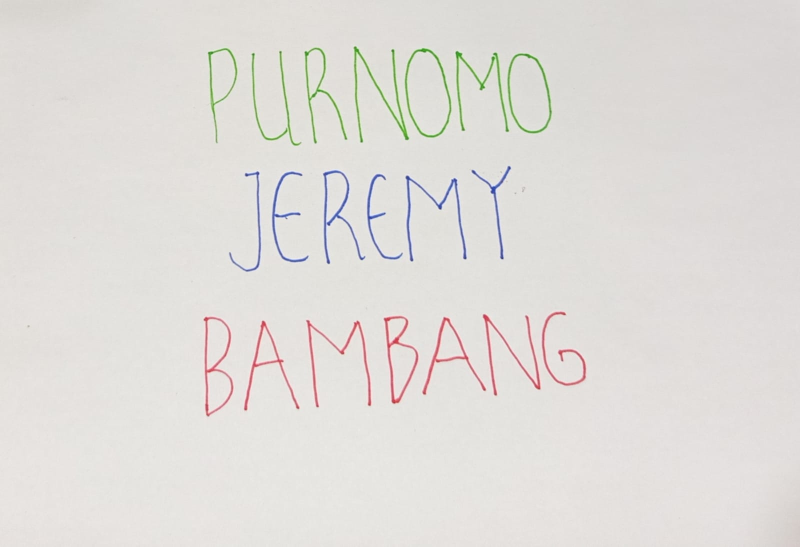
#> input picture UTS_PCD_202431026_Purnomo Jeremy Bambang_E/Nama_Lengkap.jpeg, 1600 x 1093 px (shown at 1/2 size)
$ jupyter execute 'Soal Ujian no. 1.ipynb'
#> lines starting #> are read from the running program, lines starting #| are printed output that depends on the picture; after the words box and inside, x2 and y2 are one past the last pixel; in counts of white or black regions, pixels touching at a corner belong together
[cell 1]
import cv2
import numpy as np
import matplotlib.pyplot as plt

[cell 2]
# 202431026_Purnomo Jeremy Bambang
# 1. BAGIAN A.1
# Import Library dan Membaca Citra

# Membaca citra
citra_bgr = cv2.imread('Nama_Lengkap.jpeg')
#> citra_bgr is the input picture: shape (1093, 1600, 3); mean B, G, R 217.7, 221.2, 224.2

# Konversi BGR ke RGB agar warna sesuai saat ditampilkan di matplotlib
citra_rgb = cv2.cvtColor(citra_bgr, cv2.COLOR_BGR2RGB)

# Menampilkan citra asli
plt.figure(figsize=(10, 6))
plt.imshow(citra_rgb)
plt.title('Citra Asli')
plt.axis('on')
plt.show()

# Menyimpan hasil citra asli
cv2.imwrite('1. A.1. Citra_Asli.jpeg', cv2.cvtColor(citra_rgb, cv2.COLOR_RGB2BGR))
#> Out = True

[cell 3]
# 202431026_Purnomo Jeremy Bambang
# 1. Membuat Citra Kontras

alpha = 1.5   # kontras
beta = 0      # kecerahan

citra_kontras = cv2.convertScaleAbs(citra_rgb, alpha=alpha, beta=beta)
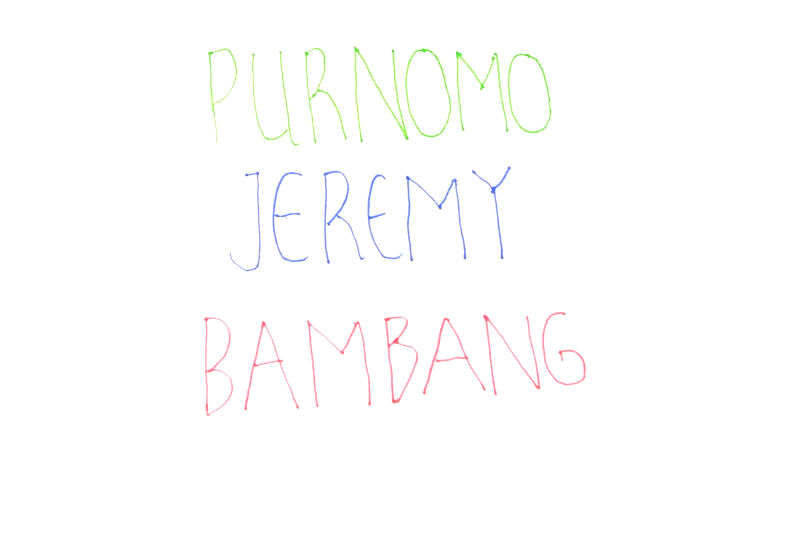
#> citra_kontras: shape (1093, 1600, 3) (shown at 1/2 size); mean R, G, B 254.1, 253.9, 253.7

plt.figure(figsize=(10, 6))
plt.imshow(citra_kontras)
plt.title('Citra Kontras')
plt.axis('on')
plt.show()

# Menyimpan hasil citra kontras
cv2.imwrite('1. A.2. Citra_Kontras.jpeg', cv2.cvtColor(citra_kontras, cv2.COLOR_RGB2BGR))
#> Out = True

[cell 4]
# 202431026_Purnomo Jeremy Bambang
# 1. BAGIAN D
# Memisahkan Kanal Warna Merah, Hijau, dan Biru

R = citra_kontras[:, :, 0]
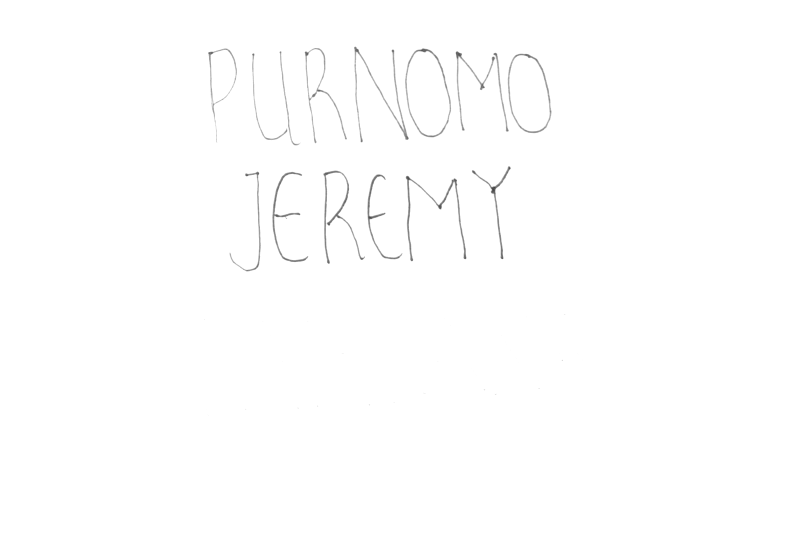
#> R: shape (1093, 1600) (shown at 1/2 size); min 60, max 255, mean 254.1
G = citra_kontras[:, :, 1]
B = citra_kontras[:, :, 2]
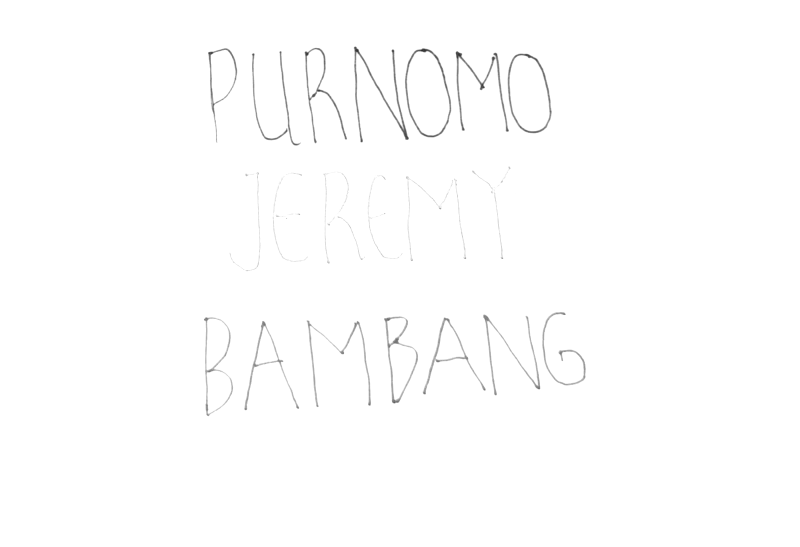
#> B: shape (1093, 1600) (shown at 1/2 size); min 40, max 255, mean 253.7

plt.figure(figsize=(12, 8))

plt.subplot(2, 2, 1)
plt.imshow(citra_kontras)
plt.title('Citra Kontras')
plt.axis('on')

plt.subplot(2, 2, 2)
plt.imshow(B, cmap='gray', vmin=0, vmax=255)
plt.title('Biru')
plt.axis('on')

plt.subplot(2, 2, 3)
plt.imshow(R, cmap='gray', vmin=0, vmax=255)
plt.title('Merah')
plt.axis('on')

plt.subplot(2, 2, 4)
plt.imshow(G, cmap='gray', vmin=0, vmax=255)
plt.title('Hijau')
plt.axis('on')

plt.tight_layout()

# Menyimpan tampilan gabungan
plt.savefig('1. D. Output_Kanal_Warna.jpeg', dpi=300, bbox_inches='tight')

plt.show()

# Menyimpan hasil kanal warna satu per satu
cv2.imwrite('1. D. Kanal_Merah.jpeg', R)
cv2.imwrite('1. D. Kanal_Hijau.jpeg', G)
cv2.imwrite('1. D. Kanal_Biru.jpeg', B)
#> Out = True

[cell 5]
# 202431026_Purnomo Jeremy Bambang
# 1. BAGIAN C
# Histogram Tiap Kanal Warna

R_int = R.astype(np.int16)
G_int = G.astype(np.int16)
B_int = B.astype(np.int16)

# Menghitung rata-rata RGB
rata = (R_int + G_int + B_int) / 3

# Mengambil area yang bukan background putih
mask_tulisan = rata < 245
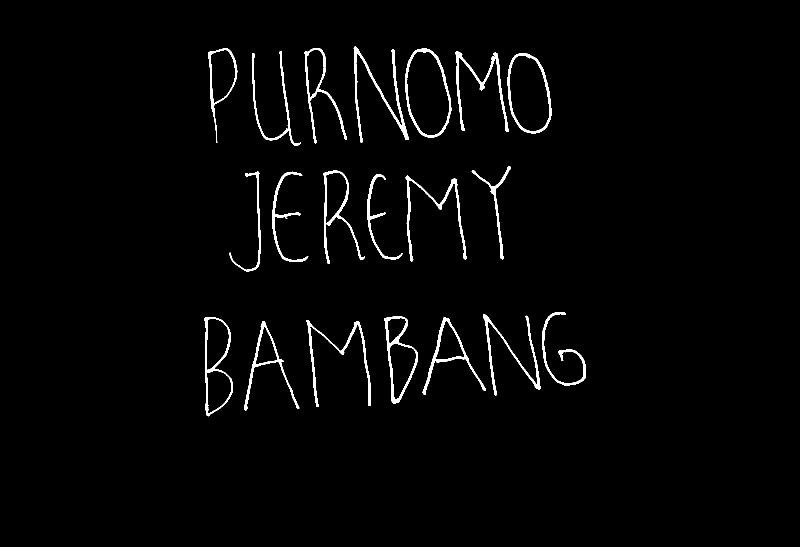
#> mask_tulisan: shape (1093, 1600) bool (shown at 1/2 size); 2% white; 21 white regions, largest, box (x1, y1, x2, y2) and area: (707, 93, 818, 285) 2513, (911, 102, 1018, 264) 2192, (613, 640, 742, 814) 2083

R_tulisan = R[mask_tulisan]
G_tulisan = G[mask_tulisan]
B_tulisan = B[mask_tulisan]

plt.figure(figsize=(12, 8))

plt.subplot(3, 1, 1)
plt.hist(R_tulisan.ravel(), bins=256, range=[0, 256], color='red')
plt.title('Histogram Kanal Merah')
plt.xlabel('Intensitas Piksel')
plt.ylabel('Jumlah Piksel')
plt.xlim([0, 256])

plt.subplot(3, 1, 2)
plt.hist(G_tulisan.ravel(), bins=256, range=[0, 256], color='green')
plt.title('Histogram Kanal Hijau')
plt.xlabel('Intensitas Piksel')
plt.ylabel('Jumlah Piksel')
plt.xlim([0, 256])

plt.subplot(3, 1, 3)
plt.hist(B_tulisan.ravel(), bins=256, range=[0, 256], color='blue')
plt.title('Histogram Kanal Biru')
plt.xlabel('Intensitas Piksel')
plt.ylabel('Jumlah Piksel')
plt.xlim([0, 256])

plt.tight_layout()

# Menyimpan hasil histogram
plt.savefig('1. C. Histogram_Kanal_Warna.jpeg', dpi=300, bbox_inches='tight')
#> figure, not shown here; panel 1: tallest bar 13431 high, from x = 255 to 256; panel 2: tallest bar 5907 high, from x = 255 to 256; panel 3: tallest bar 3647 high, from x = 255 to 256

plt.show()

[cell 6]
# 202431026_Purnomo Jeremy Bambang
# 1. BAGIAN E
# Menentukan Ambang Batas Warna

R_int = R.astype(np.int16)
G_int = G.astype(np.int16)
B_int = B.astype(np.int16)

# rata-rata piksel
rata = (R_int + G_int + B_int) / 3

# selisih nilai kanal terbesar dan terkecil
maks = np.maximum(np.maximum(R_int, G_int), B_int)
mins = np.minimum(np.minimum(R_int, G_int), B_int)
selisih = maks - mins
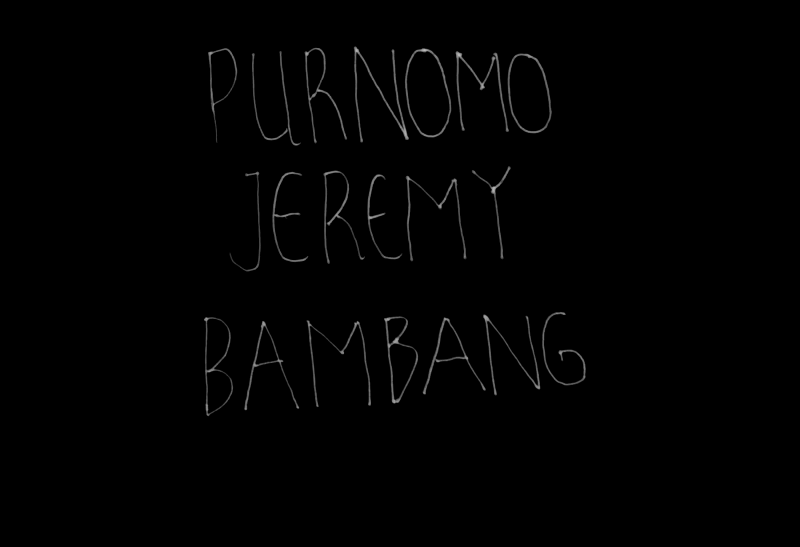
#> selisih: shape (1093, 1600) int16 (shown at 1/2 size); min 0, max 194, mean 1.7

# Mask warna
# Background putih dibuang dengan syarat:
# rata < 245 dan selisih > 25

mask_biru = (B_int - R_int > 25) & (B_int - G_int > 20) & (rata < 245) & (selisih > 25)
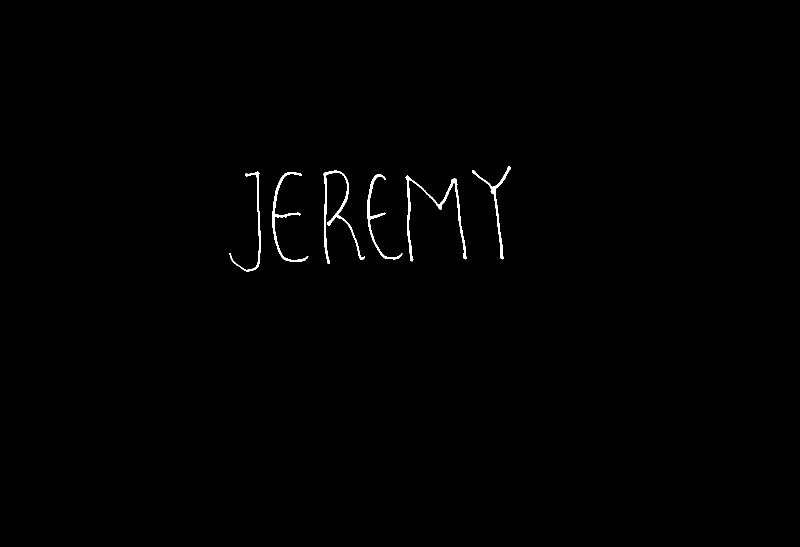
#> mask_biru: shape (1093, 1600) bool (shown at 1/2 size); 0.47% white; 6 white regions, box (x1, y1, x2, y2) and area: (811, 351, 933, 523) 1971, (647, 341, 730, 528) 1787, (544, 344, 617, 524) 1358, (944, 332, 1022, 519) 1112, (735, 349, 805, 519) 1104, (459, 343, 522, 543) 953
mask_merah = (R_int - G_int > 20) & (R_int - B_int > 20) & (rata < 245) & (selisih > 25)
#> mask_merah: shape (1093, 1600) bool; 0.69% white; 7 white regions, largest, box (x1, y1, x2, y2) and area: (613, 640, 742, 814) 1913, (768, 632, 836, 807) 1891, (966, 629, 1081, 791) 1848
mask_hijau = (G_int - R_int > 20) & (G_int - B_int > 20) & (rata < 245) & (selisih > 25)
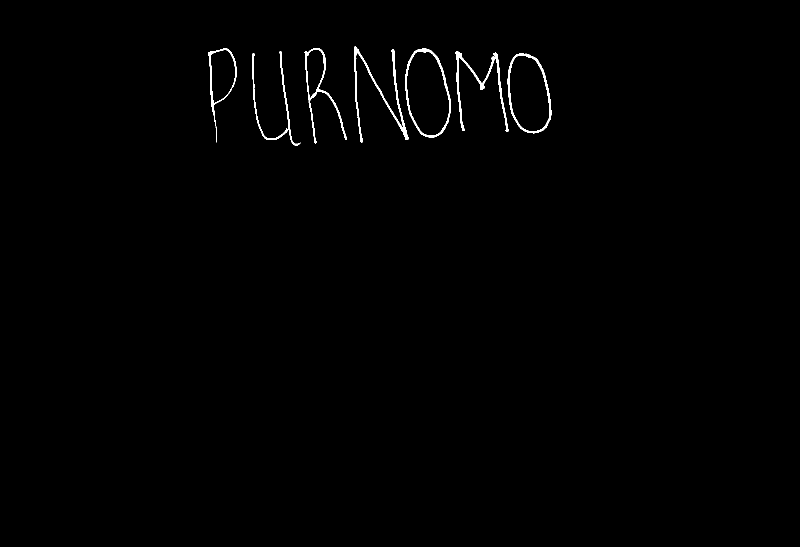
#> mask_hijau: shape (1093, 1600) bool (shown at 1/2 size); 0.62% white; 8 white regions, largest, box (x1, y1, x2, y2) and area: (708, 93, 818, 285) 2065, (911, 102, 1018, 264) 1861, (810, 97, 902, 275) 1623

# Ubah ke citra biner 0 dan 255
hasil_biru = np.zeros_like(B, dtype=np.uint8)
hasil_merah = np.zeros_like(R, dtype=np.uint8)
hasil_hijau = np.zeros_like(G, dtype=np.uint8)

hasil_biru[mask_biru] = 255
hasil_merah[mask_merah] = 255
hasil_hijau[mask_hijau] = 255

# Menebalkan sedikit agar tulisan lebih jelas
kernel = np.ones((3, 3), np.uint8)

hasil_biru = cv2.morphologyEx(hasil_biru, cv2.MORPH_CLOSE, kernel)
hasil_merah = cv2.morphologyEx(hasil_merah, cv2.MORPH_CLOSE, kernel)
hasil_hijau = cv2.morphologyEx(hasil_hijau, cv2.MORPH_CLOSE, kernel)

[cell 7]
# 202431026_Purnomo Jeremy Bambang
# 1. BAGIAN A.3
# Menampilkan Hasil Deteksi Warna Merah, Hijau, dan Biru

plt.figure(figsize=(12, 4))

plt.subplot(1, 3, 1)
plt.imshow(hasil_merah, cmap='gray', vmin=0, vmax=255)
plt.title('Deteksi Merah')
plt.axis('on')

plt.subplot(1, 3, 2)
plt.imshow(hasil_hijau, cmap='gray', vmin=0, vmax=255)
plt.title('Deteksi Hijau')
plt.axis('on')

plt.subplot(1, 3, 3)
plt.imshow(hasil_biru, cmap='gray', vmin=0, vmax=255)
plt.title('Deteksi Biru')
plt.axis('on')

plt.tight_layout()

# Menyimpan tampilan gabungan deteksi warna
plt.savefig('1. A.3. Deteksi_Warna_RGB.jpeg', dpi=300, bbox_inches='tight')
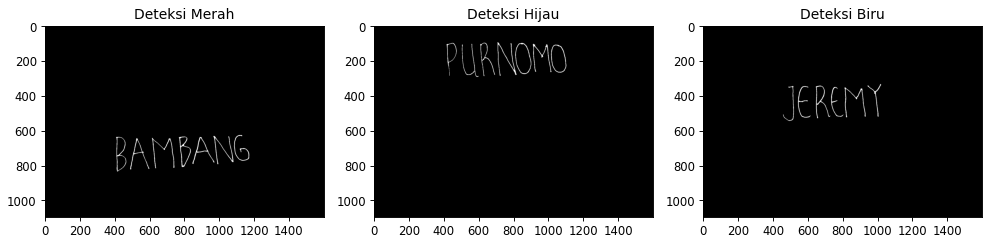
#> figure drawn by matplotlib, 3 panels

plt.show()

# Menyimpan hasil deteksi masing-masing warna
cv2.imwrite('1. A.3. Deteksi_Merah.jpeg', hasil_merah)
cv2.imwrite('1. A.3. Deteksi_Hijau.jpeg', hasil_hijau)
cv2.imwrite('1. A.3. Deteksi_Biru.jpeg', hasil_biru)

[cell 8]
# 202431026_Purnomo Jeremy Bambang
# 1. BAGIAN F
# Menampilkan Hasil Ambang Batas Warna

# NONE = hitam semua
none = np.zeros_like(R, dtype=np.uint8)

# BLUE = hanya tulisan biru
blue_only = hasil_biru.copy()

# RED-BLUE = tulisan merah + biru
red_blue = cv2.bitwise_or(hasil_merah, hasil_biru)

# RED-GREEN-BLUE = semua warna
red_green_blue = cv2.bitwise_or(red_blue, hasil_hijau)

plt.figure(figsize=(12, 8))

plt.subplot(2, 2, 1)
plt.imshow(none, cmap='gray', vmin=0, vmax=255)
plt.title('NONE')
plt.axis('on')

plt.subplot(2, 2, 2)
plt.imshow(blue_only, cmap='gray', vmin=0, vmax=255)
plt.title('BLUE')
plt.axis('on')

plt.subplot(2, 2, 3)
plt.imshow(red_blue, cmap='gray', vmin=0, vmax=255)
plt.title('RED-BLUE')
plt.axis('on')

plt.subplot(2, 2, 4)
plt.imshow(red_green_blue, cmap='gray', vmin=0, vmax=255)
plt.title('RED-GREEN-BLUE')
plt.axis('on')

plt.tight_layout()

plt.savefig('1. F. Output_Kategori_Warna.jpeg', dpi=300, bbox_inches='tight')
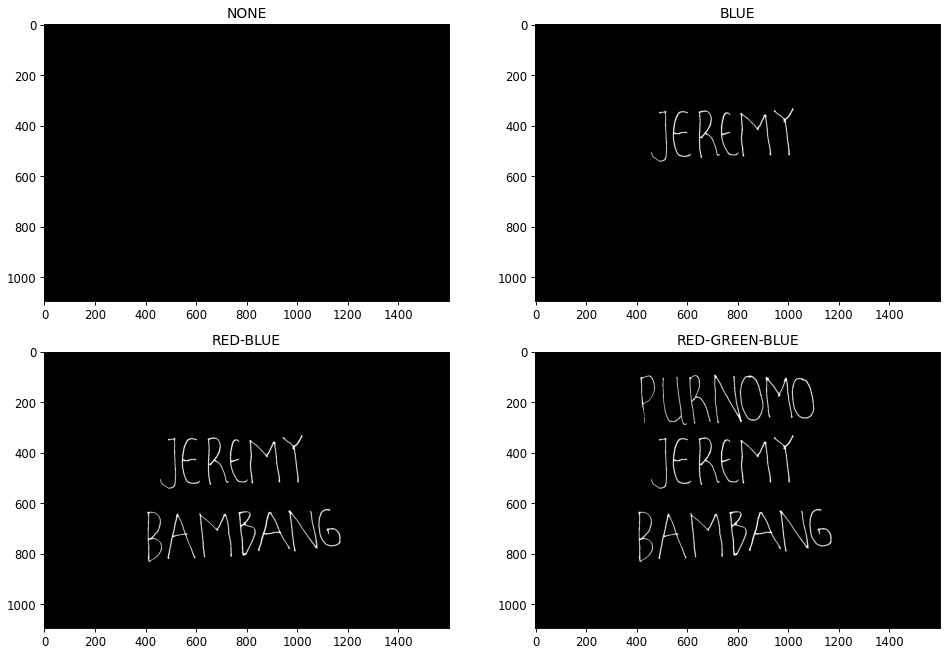
#> figure drawn by matplotlib, 4 panels

plt.show()

cv2.imwrite('1. F. NONE.jpeg', none)
cv2.imwrite('1. F. BLUE.jpeg', blue_only)
cv2.imwrite('1. F. RED_BLUE.jpeg', red_blue)
cv2.imwrite('1. F. RED_GREEN_BLUE.jpeg', red_green_blue)
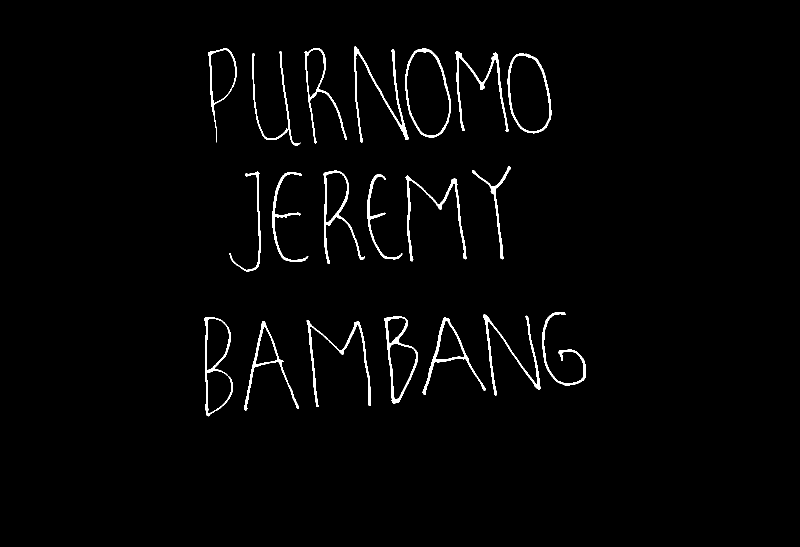
#> saved as 1. F. RED_GREEN_BLUE.jpeg: shape (1093, 1600) (shown at 1/2 size); 1.8% white; 20 white regions, largest, box (x1, y1, x2, y2) and area: (708, 93, 818, 285) 2088, (811, 351, 933, 523) 1981, (613, 640, 742, 814) 1917
